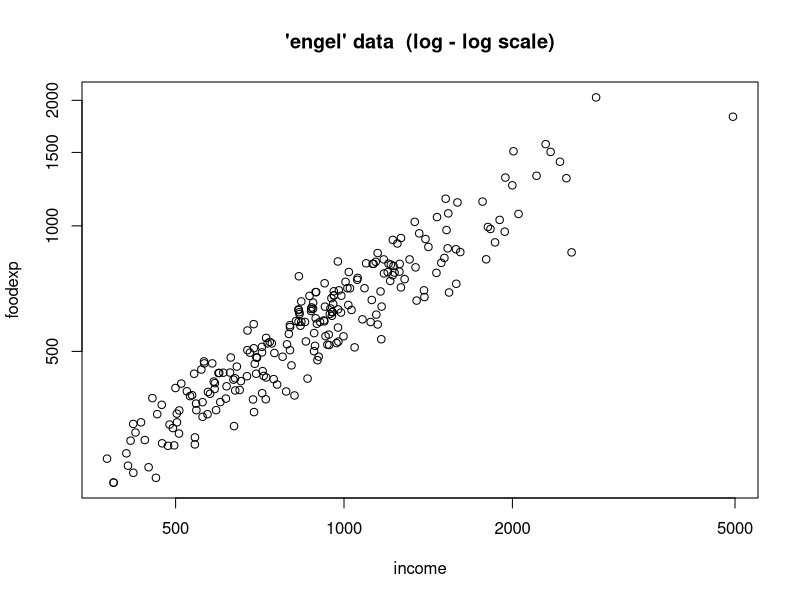
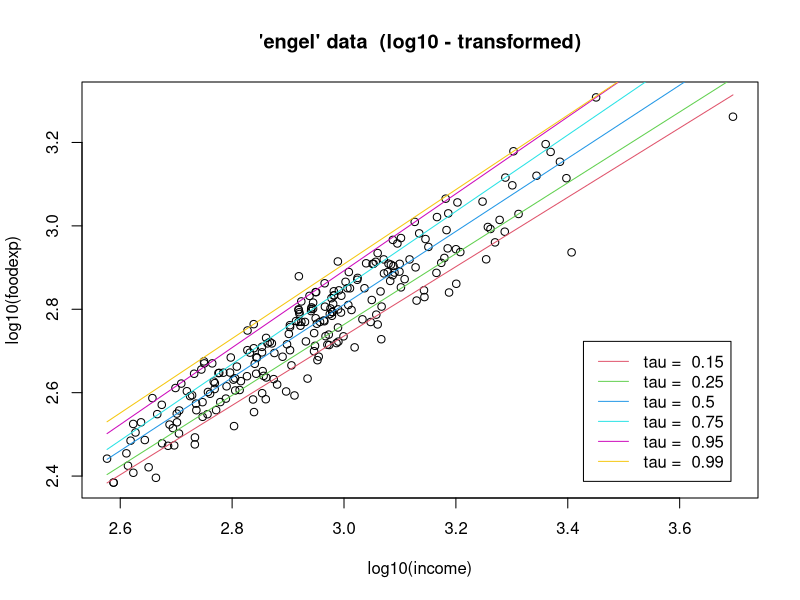

Generate these figures, in order, with R:
library(quantreg)


### Name: engel
### Title: Engel Data
### Aliases: engel
### Keywords: datasets

### ** Examples

## See also    demo("engel1")
##             --------------

data(engel)
plot(engel, log = "xy",
     main = "'engel' data  (log - log scale)")
plot(log10(foodexp) ~ log10(income), data = engel,
     main = "'engel' data  (log10 - transformed)")
taus <- c(.15, .25, .50, .75, .95, .99)
rqs <- as.list(taus)
for(i in seq(along = taus)) {
  rqs[[i]] <- rq(log10(foodexp) ~ log10(income), tau = taus[i], data = engel)
  lines(log10(engel$income), fitted(rqs[[i]]), col = i+1)
}
legend("bottomright", paste("tau = ", taus), inset = .04,
       col = 2:(length(taus)+1), lty=1)
